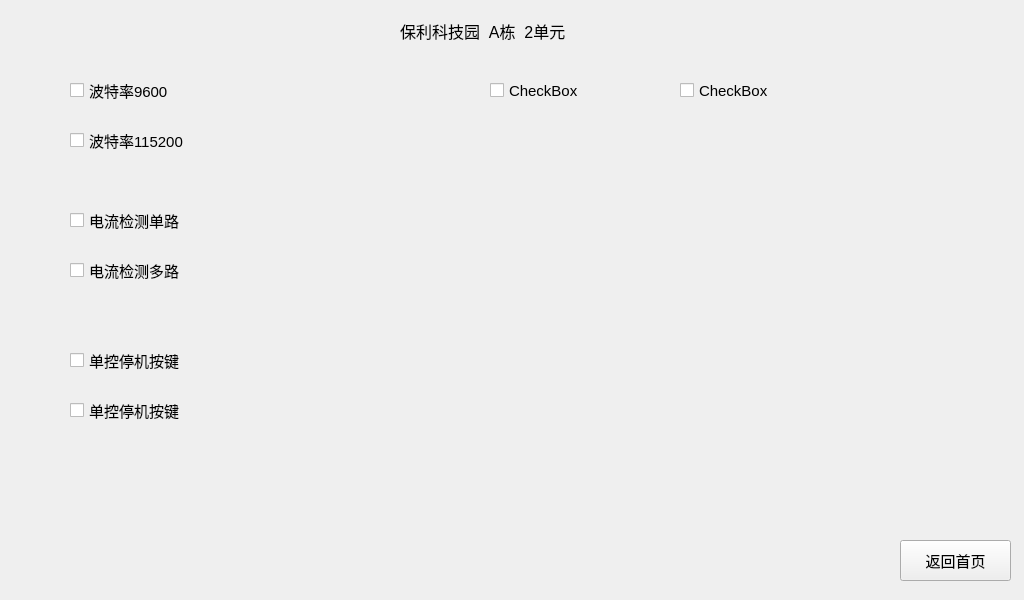
<?xml version="1.0" encoding="UTF-8"?>
<ui version="4.0">
 <class>RemoteControl</class>
 <widget class="QMainWindow" name="RemoteControl">
  <property name="geometry">
   <rect>
    <x>0</x>
    <y>0</y>
    <width>1024</width>
    <height>600</height>
   </rect>
  </property>
  <property name="font">
   <font>
    <family>Arial</family>
    <pointsize>11</pointsize>
   </font>
  </property>
  <property name="windowTitle">
   <string>MainWindow</string>
  </property>
  <widget class="QWidget" name="centralwidget">
   <widget class="QLabel" name="label_projectname">
    <property name="geometry">
     <rect>
      <x>400</x>
      <y>20</y>
      <width>211</width>
      <height>21</height>
     </rect>
    </property>
    <property name="font">
     <font>
      <family>Arial</family>
      <pointsize>12</pointsize>
      <weight>50</weight>
      <bold>false</bold>
     </font>
    </property>
    <property name="text">
     <string>保利科技园  A栋  2单元</string>
    </property>
   </widget>
   <widget class="QPushButton" name="pushButton_comeMain">
    <property name="geometry">
     <rect>
      <x>900</x>
      <y>540</y>
      <width>111</width>
      <height>41</height>
     </rect>
    </property>
    <property name="text">
     <string>返回首页</string>
    </property>
   </widget>
   <widget class="QCheckBox" name="checkBox">
    <property name="geometry">
     <rect>
      <x>70</x>
      <y>70</y>
      <width>121</width>
      <height>41</height>
     </rect>
    </property>
    <property name="text">
     <string>波特率9600</string>
    </property>
   </widget>
   <widget class="QCheckBox" name="checkBox_2">
    <property name="geometry">
     <rect>
      <x>70</x>
      <y>200</y>
      <width>121</width>
      <height>41</height>
     </rect>
    </property>
    <property name="text">
     <string>电流检测单路</string>
    </property>
   </widget>
   <widget class="QCheckBox" name="checkBox_3">
    <property name="geometry">
     <rect>
      <x>70</x>
      <y>340</y>
      <width>131</width>
      <height>41</height>
     </rect>
    </property>
    <property name="text">
     <string>单控停机按键</string>
    </property>
   </widget>
   <widget class="QCheckBox" name="checkBox_4">
    <property name="geometry">
     <rect>
      <x>490</x>
      <y>70</y>
      <width>131</width>
      <height>41</height>
     </rect>
    </property>
    <property name="text">
     <string>CheckBox</string>
    </property>
   </widget>
   <widget class="QCheckBox" name="checkBox_5">
    <property name="geometry">
     <rect>
      <x>680</x>
      <y>70</y>
      <width>141</width>
      <height>41</height>
     </rect>
    </property>
    <property name="text">
     <string>CheckBox</string>
    </property>
   </widget>
   <widget class="QCheckBox" name="checkBox_6">
    <property name="geometry">
     <rect>
      <x>70</x>
      <y>120</y>
      <width>121</width>
      <height>41</height>
     </rect>
    </property>
    <property name="text">
     <string>波特率115200</string>
    </property>
   </widget>
   <widget class="QCheckBox" name="checkBox_7">
    <property name="geometry">
     <rect>
      <x>70</x>
      <y>250</y>
      <width>121</width>
      <height>41</height>
     </rect>
    </property>
    <property name="text">
     <string>电流检测多路</string>
    </property>
   </widget>
   <widget class="QCheckBox" name="checkBox_8">
    <property name="geometry">
     <rect>
      <x>70</x>
      <y>390</y>
      <width>131</width>
      <height>41</height>
     </rect>
    </property>
    <property name="text">
     <string>单控停机按键</string>
    </property>
   </widget>
  </widget>
 </widget>
 <resources/>
 <connections/>
</ui>
